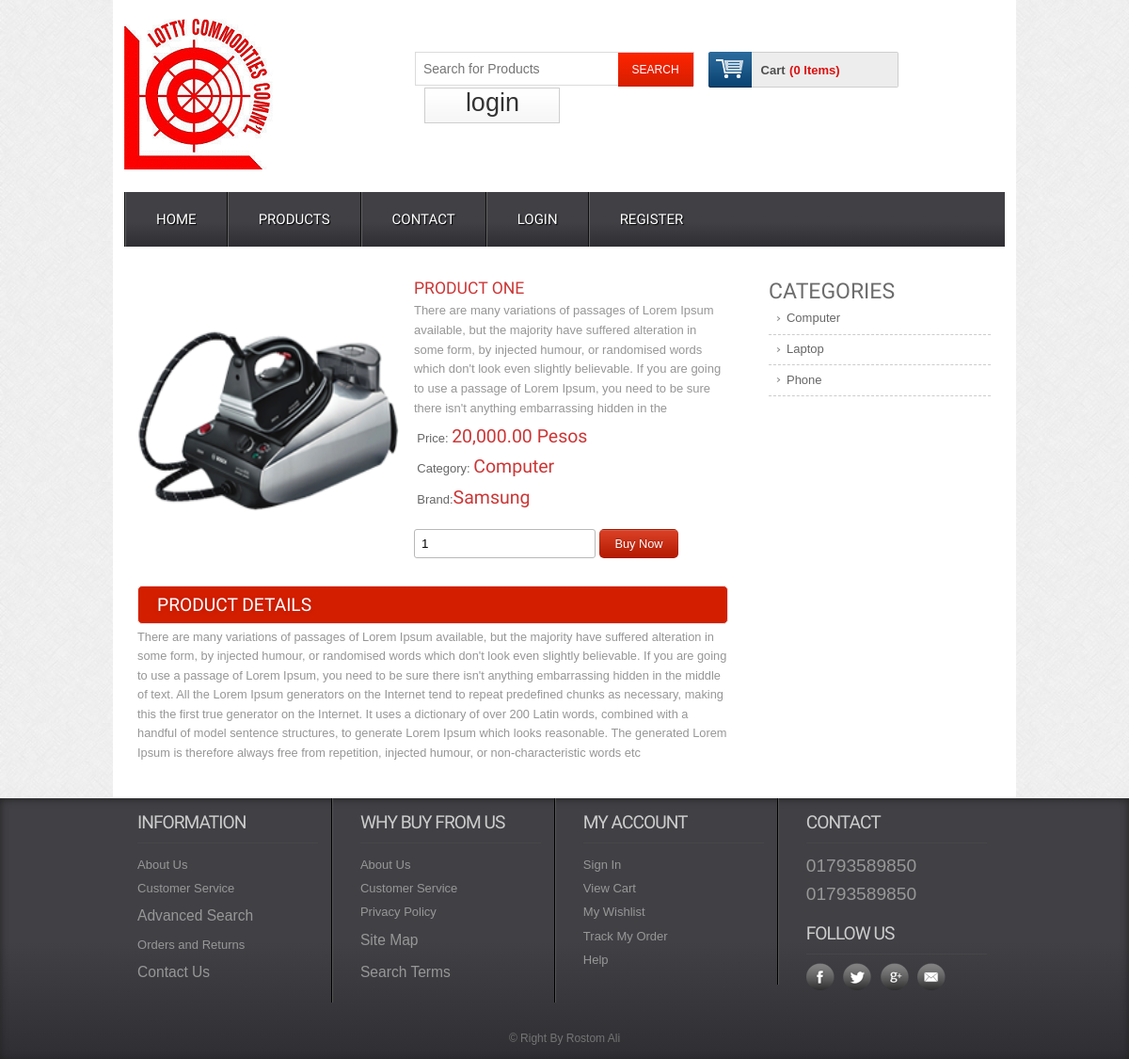
The app's page /single/1 with its own data.
### tables this page shows
CREATE TABLE `tbl_product` (
  `product_id` int(11) NOT NULL,
  `product_title` varchar(255) NOT NULL,
  `product_short_description` text NOT NULL,
  `product_long_description` text NOT NULL,
  `product_image` varchar(255) NOT NULL,
  `product_price` int(11) NOT NULL,
  `product_quantity` int(11) NOT NULL,
  `product_feature` tinyint(4) NOT NULL,
  `product_category` int(11) NOT NULL,
  `product_brand` int(11) NOT NULL,
  `product_author` int(11) NOT NULL,
  `product_view` int(11) NOT NULL DEFAULT 0,
  `published_date` timestamp NOT NULL DEFAULT current_timestamp(),
  `publication_status` tinyint(4) NOT NULL
);

CREATE TABLE `tbl_category` (
  `id` int(11) NOT NULL,
  `category_name` varchar(100) NOT NULL,
  `category_description` text NOT NULL,
  `publication_status` tinyint(4) NOT NULL COMMENT 'Published=1,Unpublished=0'
);

CREATE TABLE `tbl_brand` (
  `brand_id` int(11) NOT NULL,
  `brand_name` varchar(255) NOT NULL,
  `brand_description` text NOT NULL,
  `publication_status` tinyint(4) NOT NULL
);

### application/controllers/Web.php (called while the page is built, shortened)
<?php
class Web extends CI_Controller {
    public function single($id) {
        $data = array();
        $data['get_single_product'] = $this->web_model->get_single_product($id);
        $data['get_all_category'] = $this->web_model->get_all_category();
        $this->load->view('web/inc/header');
        $this->load->view('web/pages/single', $data);
        $this->load->view('web/inc/footer');
    }
}

### index.php (called while the page is built, shortened)
<?php
require_once BASEPATH.'core/CodeIgniter.php';

### application/models/Web_Model.php (called while the page is built, shortened)
<?php
class Web_Model extends CI_Model {
    public function get_single_product($id) {
        $this->db->select('*');
        $this->db->from('tbl_product');
        $this->db->join('tbl_category', 'tbl_category.id=tbl_product.product_category');
        $this->db->join('tbl_brand', 'tbl_brand.brand_id=tbl_product.product_brand');
        $this->db->where('tbl_product.product_id', $id);
        $info = $this->db->get();
        return $info->row();
    }
    public function get_all_category() {
        $this->db->select('*');
        $this->db->from('tbl_category');
        $this->db->where('publication_status', 1);
        $info = $this->db->get();
        return $info->result();
    }
}

### application/views/web/pages/single.php (the view, shortened to what this page needs)
<div class="main">
    <div class="content">
        <div class="section group">
            <div class="cont-desc span_1_of_2">
                <div class="grid images_3_of_2">
                    <img src="<?php echo base_url('uploads/'.$get_single_product->product_image)?>" alt="" />
                </div>
                <div class="desc span_3_of_2">
                    <h2><?php echo $get_single_product->product_title?></h2>
                    <p><?php echo $get_single_product->product_short_description?></p>
                    <div class="price">
                        <p>Price: <span><?php echo $this->cart->format_number($get_single_product->product_price)?> Pesos</span></p>
                        <p>Category: <span><?php echo $get_single_product->category_name?></span></p>
                        <p>Brand:<span><?php echo $get_single_product->brand_name?></span></p>
                    </div>
                    <div class="add-cart">
                        <form action="<?php echo base_url('save/cart');?>" method="post">
                            <input type="number" class="buyfield" name="qty" value="1"/>
                            <input type="submit" class="buysubmit" name="submit" value="Buy Now"/>
                        </form>
                    </div>
                </div>
                <div class="product-desc">
                    <h2>Product Details</h2>
                    <p><?php echo $get_single_product->product_long_description?></p>
                </div>
            </div>
            <div class="rightsidebar span_3_of_1">
                <h2>CATEGORIES</h2>
                <ul>
                    <?php foreach($get_all_category as $single_category){?>
                    <li><a href="<?php echo base_url('get/category/'.$single_category->id);?>"><?php echo $single_category->category_name?></a></li>
                    <?php }?>
                </ul>
            </div>
        </div>
    </div>
</div>

### assets/web/css/style.css (style rules this page uses)
html,body,div,span,applet,object,iframe,h1,h2,h3,h4,h5,h6,p,blockquote,pre,a,abbr,acronym,address,big,cite,code,del,dfn,em,img,ins,kbd,q,s,samp,small,strike,strong,sub,sup,tt,var,b,u,i,dl,dt,dd,ol,nav ul,nav li,fieldset,form,label,legend,table,caption,tbody,tfoot,thead,tr,th,td,article,aside,canvas,details,embed,figure,figcaption,footer,header,hgroup,menu,nav,output,ruby,section,summary,time,mark,audio,video { margin:0;padding:0;border:0;font-size:100%;font:inherit;vertical-align:baseline; }
ol,ul { list-style:none;margin:0;padding:0; }
a { text-decoration:none; }
img { max-width:100%; }
body { font-family:Arial, Helvetica, sans-serif; background:url(../images/body_bg3.jpg); }
input[type="number"] { border: 1px solid #b8b8b8; border-radius: 3px; padding: 7px; }
.buysubmit { background: #d41e00 url("../images/large-button-overlay.png") repeat scroll 0 0; border: 1px solid rgba(0, 0, 0, 0.1); border-radius: 5px; color: #fff; font-family: Arial,"Helvetica Neue","Helvetica",Tahoma,Verdana,sans-serif; font-size: 0.8em; padding: 7px 15px; text-shadow: 0 -1px 1px rgba(0, 0, 0, 0.25); cursor:pointer; outline:none; }
.section { clear: both; padding: 0px; margin: 0px; }
.group:before, .group:after { content:""; display:table; }
.group:after { clear:both; }
.group { zoom:1; }
.content { padding:20px 0; background:#FFF; }
.content h2 { font-size:23px; color:#6C6C6C; font-family: 'Monda', sans-serif; }
.cont-desc { display: block; float:left; clear:both; }
.rightsidebar { display: block; float:left; margin: 0% 0 0% 1.6%; }
.cont-desc:first-child { margin-left: 0; }
.desc { display: block; float:left; margin: 0% 0 0% 2.6%; }
.span_1_of_2 { width: 67.1%; padding:1.5%; }
.images_3_of_2 { width: 44.2%; float:left; text-align:center; }
.span_3_of_2 { width: 53.2%; }
.span_3_of_1 { width: 25.2%; padding:1.5%; }
.images_3_of_2 img { height: 302px; max-width: 100%; width: 100%; }
.span_3_of_2 h2 { font-family: 'Monda', sans-serif; font-size:1.1em; color: #CC3636; font-weight : normal; margin-top: 0px; text-transform:uppercase; }
.span_3_of_2 p { font-size:0.8125em; padding:0.3em 0; color:#969696; line-height: 1.6em; font-family : verdana, arial, helvetica, helve, sans-serif; }
.price p { font-size:0.8125em; padding:1.5% 1%; color: #666; vertical-align:top; }
.price p span { font-size:1.5em; font-family: 'Monda', sans-serif; color: #CC3636; }
.add-cart { padding-top:15px; }
.product-desc,.product-tags { clear:both; padding-top:20px; }
.product-desc h2,.product-tags h2 { padding:8px 20px; background:#d41e00; border: 1px solid #EBE8E8; border-radius: 5px; -webkit-border-radius: 5px; -moz-border-radius: 5px; -o-border-radius: 5px; font-family: 'Monda', sans-serif; font-size:1.2em; color:#FFF; text-transform: uppercase; text-shadow:0 1px 5px rgba(34, 34, 34, 0.17); }
.product-desc p { font-size: 0.8em; padding: 0.3em 0; color: #969696; line-height: 1.6em; font-family: verdana, arial, helvetica, helve, sans-serif; }
.span_3_of_1 li a { font-size:0.8125em; padding:0.42em 8%; color: #666; display: block; line-height: 1.6em; font-family : Arial, Helvetica, sans-serif; border-bottom:1px dashed #CCC; background: url(../images/drop_arrow.png) no-repeat 5px 11px; }

### records on screen
tbl_product: product_image (picture), product_title "PRODUCT ONE", product_short_description "There are many variations of passages of Lorem Ipsum available, but the majority have suffered alteration in some form, by injected humour, or randomised words which don't look even slightly believable. If you are going to use a passage of Lorem Ipsum, you need to be sure there isn't anything embarrassing hidden in the", product_price "20,000.00", tbl_category.category_name "Computer", tbl_brand.brand_name "Samsung", product_long_description "There are many variations of passages of Lorem Ipsum available, but the majority have suffered alteration in some form, by injected humour, or randomised words which don't look even slightly believable. If you are going to use a passage of Lorem Ipsum, you need to be sure there isn't anything embarrassing hidden in the middle of text. All the Lorem Ipsum generators on the Internet tend to repeat predefined chunks as necessary, making this the first true generator on the Internet. It uses a dictionary of over 200 Latin words, combined with a handful of model sentence structures, to generate Lorem Ipsum which looks reasonable. The generated Lorem Ipsum is therefore always free from…"
tbl_category: category_name "Computer"
tbl_category: category_name "Laptop"
tbl_category: category_name "Phone"

### other values on screen
$this->cart->total_items() "0"
$result->$para "01793589850 01793589850 © Right By Rostom Ali"
